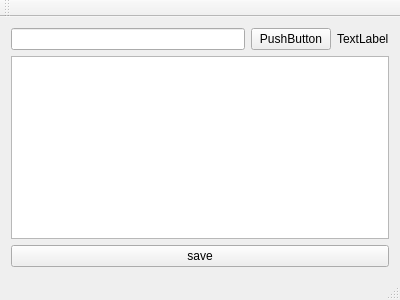
<?xml version="1.0" encoding="UTF-8"?>
<ui version="4.0">
 <class>Sample</class>
 <widget class="QMainWindow" name="Sample">
  <property name="geometry">
   <rect>
    <x>0</x>
    <y>0</y>
    <width>400</width>
    <height>300</height>
   </rect>
  </property>
  <property name="windowTitle">
   <string>Sample</string>
  </property>
  <widget class="QWidget" name="centralWidget">
   <layout class="QGridLayout" name="gridLayout">
    <item row="0" column="0">
     <layout class="QVBoxLayout" name="verticalLayout">
      <item>
       <layout class="QHBoxLayout" name="horizontalLayout">
        <item>
         <widget class="QLineEdit" name="lineEdit"/>
        </item>
        <item>
         <widget class="QPushButton" name="pushButton">
          <property name="text">
           <string>PushButton</string>
          </property>
         </widget>
        </item>
        <item>
         <widget class="QLabel" name="label">
          <property name="text">
           <string>TextLabel</string>
          </property>
         </widget>
        </item>
       </layout>
      </item>
      <item>
       <widget class="QTextBrowser" name="textBrowser"/>
      </item>
     </layout>
    </item>
    <item row="1" column="0">
     <widget class="QPushButton" name="pushButton_2">
      <property name="text">
       <string>save</string>
      </property>
     </widget>
    </item>
   </layout>
  </widget>
  <widget class="QMenuBar" name="menuBar">
   <property name="geometry">
    <rect>
     <x>0</x>
     <y>0</y>
     <width>400</width>
     <height>24</height>
    </rect>
   </property>
  </widget>
  <widget class="QToolBar" name="mainToolBar">
   <attribute name="toolBarArea">
    <enum>TopToolBarArea</enum>
   </attribute>
   <attribute name="toolBarBreak">
    <bool>false</bool>
   </attribute>
  </widget>
  <widget class="QStatusBar" name="statusBar"/>
 </widget>
 <layoutdefault spacing="6" margin="11"/>
 <resources/>
 <connections/>
</ui>
